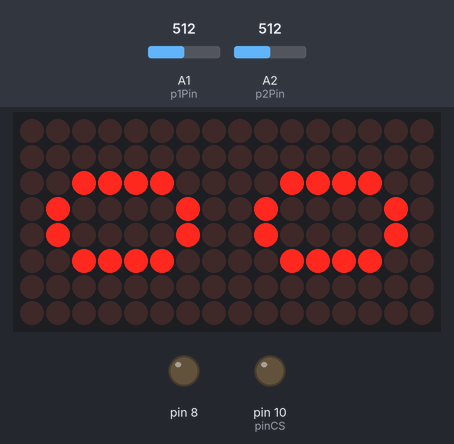
Bench run of a sketch on a simulated Arduino Uno, built with avr-gcc and run on an emulated ATmega328P. On the bench: 16×8 LED matrix, output pins drawn as LEDs (lit = HIGH). Dashed ring = blinking. Inputs (shaded band) come from the test bench; at power-on: A1 (p1Pin) = 512, A2 (p2Pin) = 512. Storage starts empty; random numbers use the default seed unless the sketch sets one; what the sketch prints to the serial monitor is not drawn.

Above: at 2.6 s.
At 5.2 s:
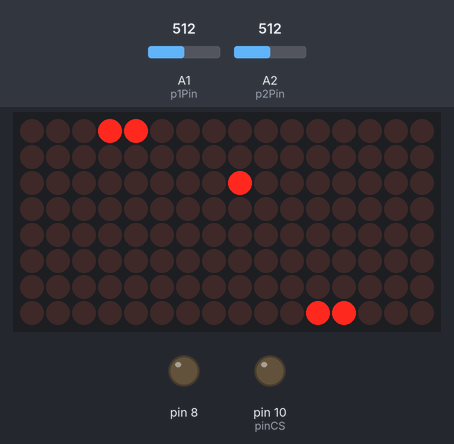
5.3 s: A1 (p1Pin) set to 582
8.0 s: A1 (p1Pin) set to 604
At 10.3 s:
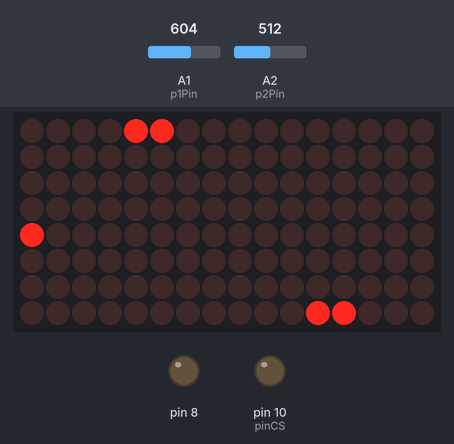
10.4 s: A2 (p2Pin) set to 576
12.8 s: A2 (p2Pin) set to 605
At 14.8 s:
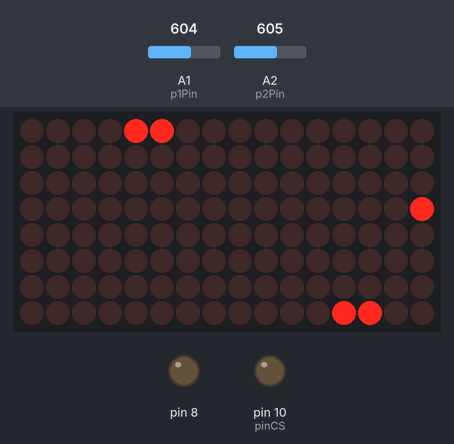
15.2 s: A2 (p2Pin) set to 670
17.5 s: A2 (p2Pin) set to 704
At 19.3 s:
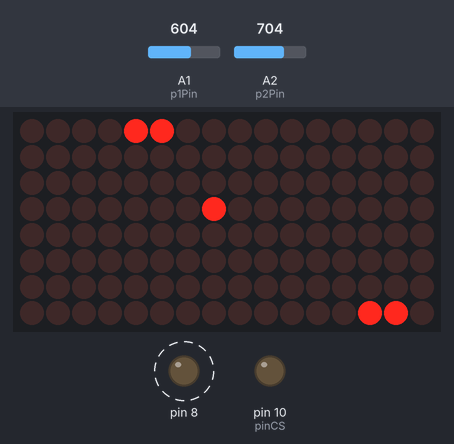
Timing chart, 0 to 22.5 s (numbered marks = the images above; inputs shaded):
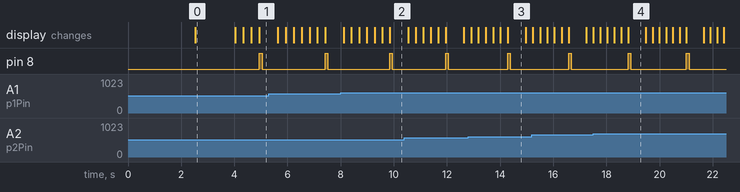

Measured:
- the behaviour switches between 593 and 594 on A1 (p1Pin) (found by bisection; images 1 and 2)
- the behaviour switches between 593 and 594 on A2 (p2Pin) (found by bisection; images 2 and 3)
- the behaviour switches between 686 and 687 on A2 (p2Pin) (found by bisection; images 3 and 4)
- by itself, pin 8: alternates HIGH for 0.10 s and LOW for 2.1 s
- what the display in image 0 shows lasts 1.5 s, from 2.5 s to 4.0 s
- what the display in image 3 shows lasts 0.7 s, from 14.3 s to 15.0 s

The sketch:

pong_game_with_aruduino.ino
```cpp
#include <SPI.h>
#include <SD.h>
#include <LedControl.h>
#include <virtuabotixRTC.h>


LedControl field = LedControl(6, 5, 4, 2);


virtuabotixRTC myRTC(2,3,7);
File sdkart;
int pinCS = 10; //SD card CS pin
int stopper = 1;

const int p1Pin = A1; //potentiometer for player 1
const int p2Pin = A2; //potentiometer for player 2

int x; // Ball x coordinate
int y; // Ball y coordinate
int fieldId; //we have two 8x8 matrix, left Id/player 1 side is 0 and right Id/player 2 side is 1

boolean rightDir; //TRUE if ball moves from left to right (screen 0 to screen 1
boolean upDir;    //TRUE if ball is moving in up direction (positive slope, row numbers changes ++)

//keep track of player positions - a player occupy two pixels - left and right
int p1Left;
int p1Right;
int p2Left;
int p2Right;

const int initGamePace = 300; //each play in msec. lower the speed, faster th game is played
int gamePace; //game pace is decremented by 1 in each loop/play and gets reset to initGamePace in kickoff

//keep track of score
int p1Score = 0;
int p2Score = 0;

//for debugging: goal line becomes a WALL
boolean p1auto = false;
boolean p2auto = false;

// the setup routine runs once when you press reset:
void setup() {
  pinMode(8,OUTPUT);
  field.shutdown(0, false);
  field.setIntensity(0, 2); //was 3. change to 2
  field.clearDisplay(0);

  field.shutdown(1, false);
  field.setIntensity(1, 2); //was 3. change to 2
  field.clearDisplay(1);

  // initialize serial communication at 9600 bits per second:

  Serial.begin(9600);
  pinMode(pinCS, OUTPUT);
  if(SD.begin()){
    Serial.println("Sd kart tanındı");


    }
   else{

    Serial.println("SD kart bulunamadı");
    return;


    }


  randomSeed(analogRead(0)); // nothing connected to 0 so read sees noise

  displayPong();
  delay(2000);


  // start the game
  kickoff(1, p1Score, p2Score);  //
}


// the loop routine runs over and over again forever:
void loop() {

  while ((p1Score < 5) && (p2Score < 5)) {


    displayBall();

    displayPlayers();

    evaluatePlay();

    moveBall(); //this doesn't actually "move" the ball but set the cooridinates and directions of a ball

    //in each play, gamePace is decremented by 1 to speed up the game until zero
    if (gamePace > 0) {
      gamePace--;
    }    delay(gamePace);

    //clear field before new play
    field.clearDisplay(0);
    field.clearDisplay(1);

  }

  //end the game - reset to play gain
  displayEnd();
  delay(1000);

  myRTC.updateTime();
  Serial.print(myRTC.dayofmonth);
  Serial.print("/");
  Serial.print(myRTC.month);
  Serial.print("/");
  Serial.print(myRTC.year);
  Serial.print("  ");
  Serial.print(myRTC.hours);
  Serial.print(":");
  Serial.print(myRTC.minutes);
  Serial.print(":");
  Serial.println(myRTC.seconds);
  delay(1000);

  sdkart = SD.open("data.txt", FILE_WRITE);
  if(sdkart && stopper  == 1){


    sdkart.print("******************************************************************************* \n");
    sdkart.println("Oyunun Oynandığı Tarih  "  +String(myRTC.dayofmonth)+"." +String(myRTC.month)+"."  + String(myRTC.year)+"\n");
    sdkart.println("Oyunun Oynandığı Saat  " + String(myRTC.hours)+ ":"  + String(myRTC.minutes)+ ":" +String(myRTC.seconds));
    sdkart.println("Skor: " + String(p1Score)+"-"+String(p2Score));
    sdkart.println("*******************************************************************************");
    sdkart.close();

    stopper = stopper +1;


  }

  else{

    Serial.print("bitti");
  }


}

void displayPong () {
  const byte PO[8] = {
    B01111110, //PO
    B00010010,
    B00001100,
    B00000000,
    B00111100,
    B01000010,
    B00111100,
    B00000000,
  };

    const byte NG[8] = {
    B01111110, //NG
    B00001100,
    B00110000,
    B01111110,
    B00000000,
    B00111100,
    B01010010,
    B01110100
  };


  for (int i = 0; i < 8; i++) {
    field.setRow(0, i, PO[i]);
  }

    for (int i = 0; i < 8; i++) {
    field.setRow(1, i, NG[i]);
  }


}

void displayEnd () {
  const byte PO[8] = {
    B00000000, //EN
    B01111110,
    B01001010,
    B01001010,
    B01000010,
    B00000000,
    B01111110,
    B00001100,
  };

    const byte NG[8] = {
    B00110000,
    B01111110,
    B00000000,
    B01111110,
    B01000010,
    B00100100,
    B00011000,
  };


  for (int i = 0; i < 8; i++) {
    field.setRow(0, i, PO[i]);
  }

    for (int i = 0; i < 8; i++) {
    field.setRow(1, i, NG[i]);
  }


}


void showScore (int fieldId, int score) {

  //numbers 0 to 9 on 8x8 pixel
  const byte number[10][8] = {
    {
      B00000000, //0
      B00000000,
      B00111100,
      B01000010,
      B01000010,
      B00111100,
      B00000000,
      B00000000
    }, {
      B00000000,  //1
      B00000000,
      B00000000,
      B01000100,
      B01111110,
      B00000000,
      B00000000,
      B00000000
    }, {
      B00000000,  //2
      B00000000,
      B01000100,
      B01100010,
      B01010010,
      B01001100,
      B00000000,
      B00000000
    }, {
      B00000000,  //3
      B00000000,
      B00100010,
      B01001010,
      B01010110,
      B00100010,
      B00000000,
      B00000000
    }, {
      B00000000,  //4
      B00000000,
      B00010000,
      B00011000,
      B00010100,
      B01111110,
      B00000000,
      B00000000
    }, {
      B00000000,  //5
      B00000000,
      B00101110,
      B01001010,
      B01001010,
      B00110010,
      B00000000,
      B00000000
    }, {
      B00000000,  //6
      B00000000,
      B00111100,
      B01001010,
      B01001010,
      B00110010,
      B00000000,
      B00000000
    }, {
      B00000000,  //7
      B00000000,
      B00000010,
      B00000010,
      B01110010,
      B00001110,
      B00000000,
      B00000000
    }, {
      B00000000,  //8
      B00000000,
      B00110100,
      B01001010,
      B01001010,
      B00110100,
      B00000000,
      B00000000
    }, {
      B00000000,  //9
      B00000000,
      B00001100,
      B01010010,
      B01010010,
      B00111100,
      B00000000,
      B00000000
    }

  };

  for (int i = 0; i < 8; i++) {
    field.setRow(fieldId, i, number[score][i]);

  }
}


void kickoff(int player, int p1Score, int p2Score) {

  delay(500);
  //  Serial.print("@kickoff: player =");
  //  Serial.println(player);
  //  Serial.print("score: ");
  //  Serial.print(p1Score);
  //  Serial.print("-");
  //  Serial.println(p2Score);

  showScore(0, p1Score);
  showScore(1, p2Score);

  delay(1500);

  field.clearDisplay(0);
  field.clearDisplay(1);

  //set kick-off ball position
  if (player == 1) { //player 1 kick-off
    x = 7;
    y = 3;
    fieldId = 0;
    rightDir = true; //ball moves from left to right
  } else {  //player 2 kick off
    x = 0;
    y = 4;
    fieldId = 1;
    rightDir = false; //ball moves from left to right
  }

  //boolean upDir; //TRUE if ball is moving in up direction (positive slope)
  upDir = random(0, 2); // generate random number between 1 & 2

  //reset gamePace to initialGamePace
  gamePace = initGamePace;


}

int playerLoc(int player) {

  //returned value should be 0 to 1024 between (0 and 5v)
  int sensorValue;

  if (player == 1) {
    sensorValue = analogRead(p1Pin);
  } else {
    sensorValue = analogRead(p2Pin);
  }
  //convert potentiometer values to x value betwen 0 and 6
  int xval = map(sensorValue, 220, 780, 0, 6);
  xval = constrain (xval, 0, 6);
  return xval;
}

//display ball location
void displayBall() {
  field.setLed(fieldId, x, y, true); //init 2,4
}

//display player locations
void displayPlayers() {

  //find & set player position by reading potentiometer
  p1Right = playerLoc(1);
  p1Left = p1Right + 1;

  p2Left = playerLoc(2);
  p2Right = p2Left + 1;

  //display goalies
  field.setLed(0, 0, p1Left, true); //p1 goalie
  field.setLed(0, 0, p1Right, true); //p1 goalie

  field.setLed(1, 7, p2Left, true); //p2 goalie
  field.setLed(1, 7, p2Right, true); //p2 goalie

  //display strikers

}

//evaluate play based on ball & players' locations
void evaluatePlay() {

  //@ p1 goal line
  if ((x == 0) && (fieldId == 0)) { //player 2 goal
    //Serial.println("****** player 2 gooooal ********: ");
    digitalWrite(8, HIGH);
    delay(100);
    digitalWrite(8, LOW);
    delay(300);
    p2Score++;
    kickoff(1, p1Score, p2Score); //player 1 to kick off
  }

  if ((x == 1) && (fieldId == 0)) { //ball at the goal zone, check if goalie is right in front of the ball
    if (p1auto) { //for debugging: p1 always blocks
      rightDir = true;
    } else {
      if ((y == p1Left) or (y == p1Right)) {  //blocked
        rightDir = true;
      } else if (((y == (p1Right - 1)) && (upDir)) or ((y == p1Left + 1) && (!upDir))) { //TODO: combine 2 and 3 below
        rightDir = true;
        upDir = !upDir;
      } else {
        //Serial.print("goalie misses");
      }
    }
  }

  //ball in front of p2 striker


  //ball on p2 striker so deflect the ball


  if ((x == 6) && (fieldId == 1)) { //ball at the goal zone, check if goalie is right in front of the ball
    if (p2auto) { //for debugging: p2 always blocks
      rightDir = false;
    } else {
      if ((y == p2Left) or (y == p2Right)) {  //ball is right in front of the goalie
        //Serial.println("ball blocked");
        rightDir = false;  //change direction
      } else if (((y == (p2Right + 1)) && (!upDir)) or ((y == (p2Left - 1)) && (upDir))) { //TODO: combine 2 and 3 below
        //Serial.println("ball blocked - case #2 or #3");
        rightDir = false;  //change direction
        upDir = !upDir;
      } else {
        //Serial.print("goalie misses");
      }
    }
  }

  //@ p2 goal line
  if ((x == 7) && (fieldId == 1)) { //goal
    digitalWrite(8, HIGH);
    delay(100);
    digitalWrite(8, LOW);
    delay(300);
    p1Score++;
    kickoff(2, p1Score, p2Score); //player 2 to kick off
  }

}

//set the new location of ball & its directions
void moveBall() {

  //*************** check y coordinate
  //deal with ball hitting the side lines
  if (y == 7) { //you hit the right goal line, change direction
    //Serial.println("hit the right side line");
    digitalWrite(8, HIGH);
    delay(100);
    digitalWrite(8, LOW);
    delay(300);

    upDir = false;  //move from right to left
  }

  if (y == 0) { //ball hit the left goal line, change direction
    //Serial.println("hit the left side line");
    digitalWrite(8, HIGH);
    delay(100);
    digitalWrite(8, LOW);
    delay(300);
    upDir = true;
  }

  //change x-coordinate
  if (rightDir) { // ball moving from left to right
    if ((x == 7) && (fieldId == 0)) {
      //Serial.println("crossing half line");
      x = 0 ;
      fieldId = 1;
    } else {  //within the screeen boundary, keep increasing x
      //Serial.println("increase x");
      x++;
    }
  } else { //ball moving from right to left
    if ((x == 0) && (fieldId == 1)) {
      //Serial.println("crossing half line");
      x = 7;
      fieldId = 0;
    } else {
      //Serial.println("increase x");
      x--;
    }
  }

  //change y-coordinate
  if (upDir) {
    y++;
  } else {
    y--;
  }
}
```
